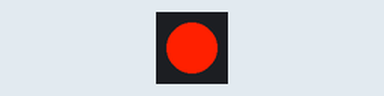
Recording of a sketch running on a simulated Arduino Uno, built with avr-gcc and run on an emulated ATmega328P. Parts: 1 RGB LEDs in strip order, left to right. Dim RGB values are drawn brighter than linear.

Above: at 4.1 s.
At 5.34 s:
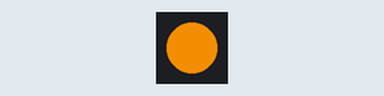
At 6.86 s:
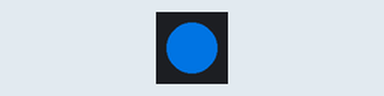
At 9.6 s:
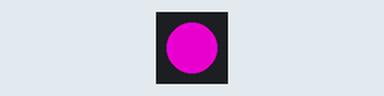
Timing chart, 0 to 11.2 s (numbered marks = the images above):
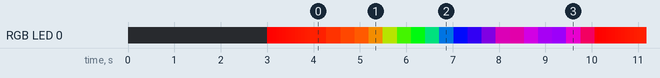

The sketch:

color_roll_rainbow_1_led.ino
```cpp
#include <FastLED.h>

#define LED_PIN     12
#define NUM_LEDS    1
#define BRIGHTNESS  255 // 0-255
#define LED_TYPE    WS2811
#define COLOR_ORDER RGB
CRGB leds[NUM_LEDS];

const int transition = 1000; // milliseconds
const int fps = 50;
const int stepDelay = transition/fps;

const int colors = 7;
const int rgb[colors][3] = {
  {255,  0,  0},
  {255, 35, 0},
  {255, 100, 0},
  {0, 255,  0},
  {0, 0, 255},
  {170, 0, 100},
  {143, 0, 255}
};

void setup() {
  // Serial.begin(115200); // Development only
  delay(3000); // power-up safety delay
  FastLED.addLeds<LED_TYPE, LED_PIN, COLOR_ORDER>(leds, NUM_LEDS).setCorrection( TypicalLEDStrip );
  FastLED.setBrightness(  BRIGHTNESS );
}

void loop() {

  for (int i = 0; i < colors; i++) {
    int nextI = i == (colors-1) ? 0 : i+1;
    const float rStep = rgbStep(i,nextI,0);
    const float gStep = rgbStep(i,nextI,1);
    const float bStep = rgbStep(i,nextI,2);

    for (int j = 0; j < fps; j++) {
      int rSet = rgb[i][0] - (rStep*j);
      int gSet = rgb[i][1] - (gStep*j);
      int bSet = rgb[i][2] - (bStep*j);

      leds[0] = CRGB(rSet,gSet,bSet);

      FastLED.show();
      delay(stepDelay);
    }

  }

}

float rgbStep(int i, int nextI, int rgbIndex) {
  float step = rgb[i][rgbIndex]-rgb[nextI][rgbIndex];
  step = step == 0 ? 0 : step/50;
  return step;
}
```

Measured:
- by itself, everything shown: repeats every 7.1 s, in 35 steps
